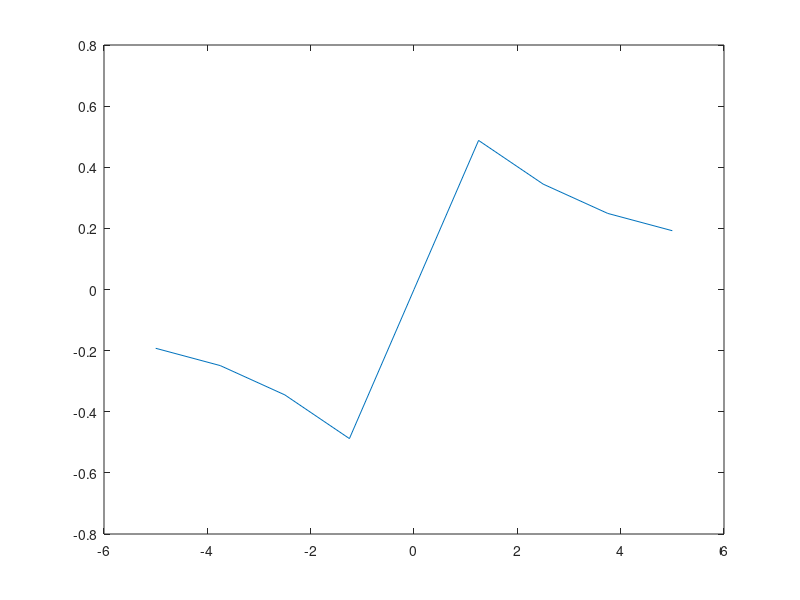
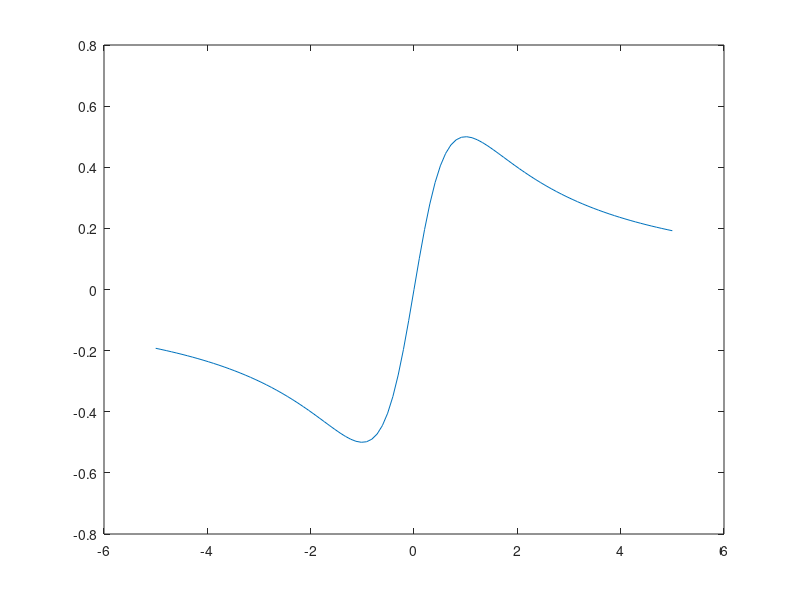
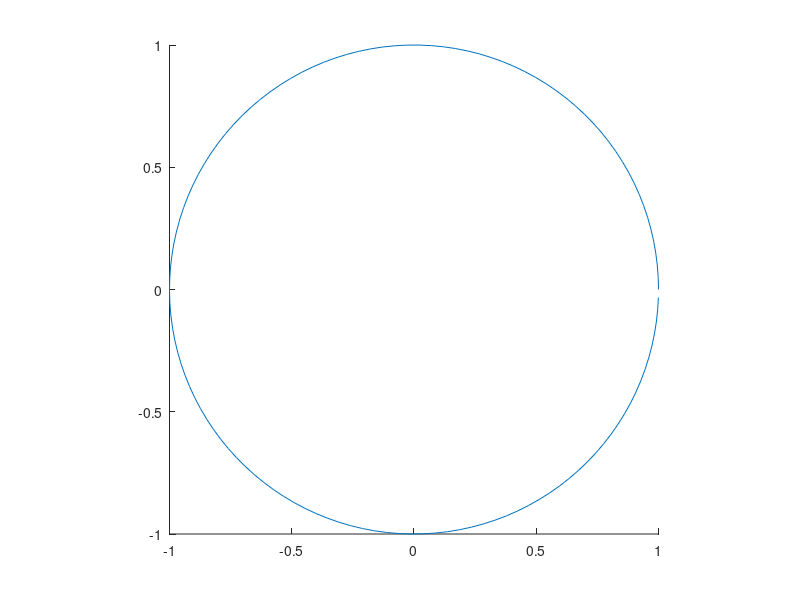
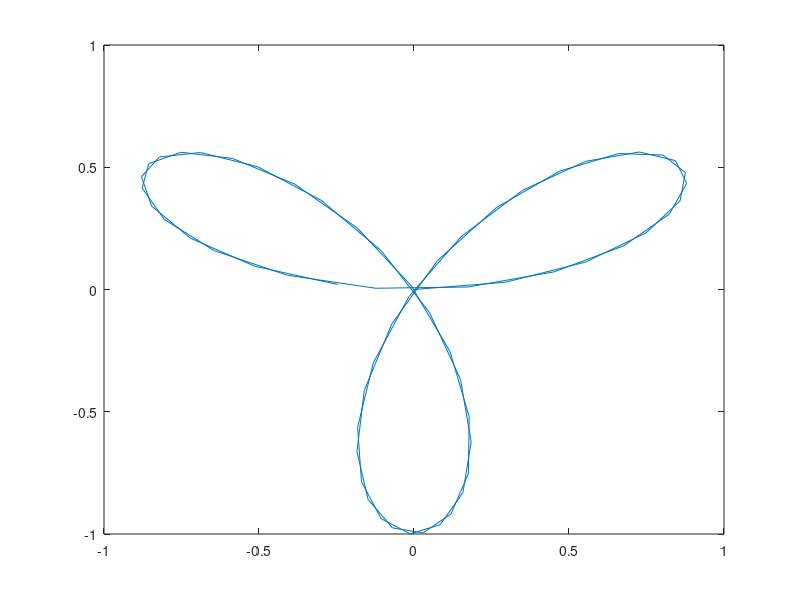

Recreate these plots in MATLAB, in order.
% MTH-351: Lab-0

% Mazen Alotaibi

%% Problem A:

% Problem 1 (Answer):
tut1 = zeros(3,5)
tut2 = ones(3,5)

% Problem 2 (Answer):
size(tut1)
size(tut2)
%% Problem B:

% Problem 1 (Answer):
ones_set = ones(1,5);
ones_diag = diag(ones_set)

% Problem 2 (Answer):
even_me = [6:2:25]
%% Problem C:

% Problem 1 (Answer):
fdj = [ 1 2 3;5 4 3; 6 5 8 ];
a = fdj+3
% Explain: adding 3 to each enteries
b = fdj-6
% Explain: substracting 6 from each enteries
c = fdj/2
% Explain: dividing each enteries by 2

% Problem 2 (Answer):
abc = 1:10
% Explain: make a row vector from 1 to 10
def = 5:14
% Explain: make a row vector from 5 to 14
ghi = 3*abc + def
% Explain: multiply matrix 'abc' by 3, then add matrix 'def' to it

% Problem 3 (Answer):
abc = [1 2 3 4;5 6 7 8]
% Explain: make 2x4 matrix that its first row contains 1, 2, 3, and 4, and
%         and the second row cotains 5, 6, 7, and 8

def = [4 3 2 1;8 7 6 5]
% Explain: make 2x4 matrix that its first row contains 4, 3, 2, and 1, and
%         and the second row cotains 8, 7, 6, and 5

abc + def
% Explain: add matrix 'abc' and matrix 'def' together

% Problem 4 (Answer):
tut1 .* tut2
% Explain: multiply matrix 'tut1', which contains only zeros, by matrix
%         'tut2', which contains only  ones, so it displays all zeros

tut2 .* tut1
% Explain: multiply matrix 'tut2', which contains only ones, by matrix
%         'tut1', which contains only  zeros, so it displays all zeros

tut1 ./ tut2
% Explain: divide matrix 'tut1', which contains only zeros, by matrix
%         'tut2', which contains only ones, so it displays all zeros

tut2 ./ tut1
% Explain: divide matrix 'tut2', which contains only ones, by matrix
%         'tut1', which contains only zeros, so it displays all Infinity

tut1 .^ 2
% Explain: matrix 'tut1', which contains all zeros, raised to the power of
%         two, so it displays all zeros

%% Problem D:

% Problem 1 (Answer):
% tut1 * tut2
% Explain: Syntax Error, it should be (tut1 .* tut2), as this is a matrix
%         mulitplication, can't because (3x5) * (3x5) can't happen

% tut2 * tut1
% Explain: Syntax Error, it should be (tut2 .* tut1), as this is a matrix
%         mulitplication, can't because (3x5) * (3x5) can't happen

tut1 * tut2'
% Explain: Complex conjugate transpose (3x5) * (5x3) = (3x3) matrix 

tut2' * tut1
% Explain: Complex conjugate transpose (5x3) * (3x5) = (5x5) matrix

% tut1 ^ 2;
% Explain: Syntax Error, it should be (tut1 .^ 2), as this is a matrix
%         power, can't because (3x5) * (3x5) can't happen

(tut2' * tut1)^2
% Explain: [(5x3) * (3x5)] * [(5x3) * (3x5)] = [(5x5)] * [(5x5)] = [(5x5)]

% Problem 2 (Answer):
x = 1:123;
x*ones(1,123)'
x = 1:10;
x*ones(1,10)'

% Problem 3 (Answer):
[1:100]*ones(1,100)'

% Problem 4 (Answer):
[2:2:1001]*ones(1,500)'

%% Problem E:

% Problem 1 (Answer):
figure;
x = linspace(-5, 5, 9); % 10 intervals means 9 parts
y=x./(1+x.^2);
plot(x, y)
figure;
x = linspace(-5, 5, 99);
y=x./(1+x.^2);
plot(x, y)

% Problem 2 (Answer):
figure;
theta = 0 : 0.05 : 2*pi;
hold on
axis('square')
plot(cos(theta),sin(theta))

% Explain: Shape before changes = circle, changing hold off = egg shaped,
%         changing axis('normal') = egg shaped

% Problem 3 (Answer):
figure;
theta = 0 : 0.1 : 2*pi;
r = sin(3*theta);
plot(r .* cos(theta), r .* sin(theta))
%% Problem F:

% Problem 1 (Answer):
help mesh
% Explain: mesh(X, Y, Z) draws a wirefram mesh with color determined by Z

% Problem 2 (Answer):
figure;
X = -10:0.2:10;
Y = -10:0.2:10;
[x y] = meshgrid(X,Y);
z=cos(2*(x+y));
surf(x,y,z)
